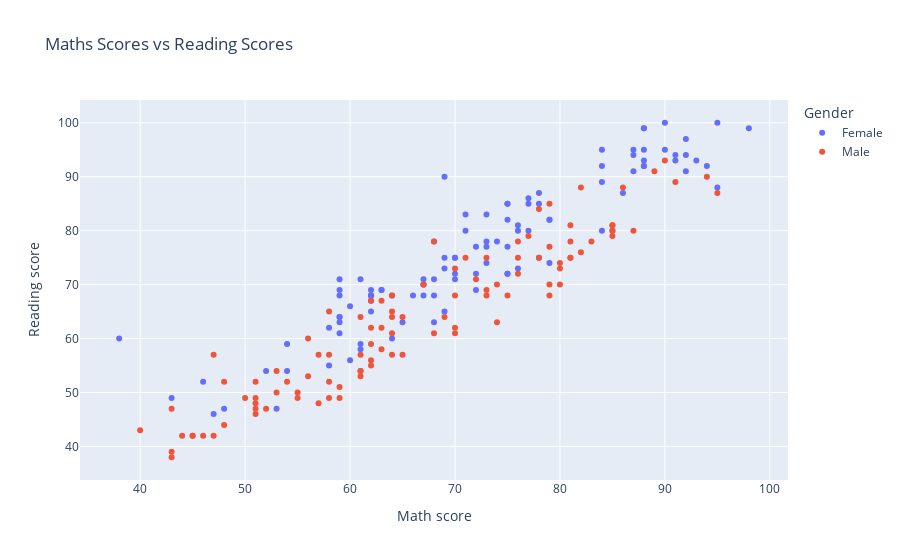

Here is the notebook cell this chart was saved with:
### Markdown cell above
# EDA Through Plots

### Code cell
import plotly.express as px

fig = px.scatter(df, x='Math score', y='Reading score', 
                 color='Gender',title='Maths Scores vs Reading Scores')
fig.show()

### Figure 1 — Plotly figure (JSON) as saved in the notebook; plotly's stock layout.template omitted (floating-point values rounded to 4 significant figures)
{"data": [{"hovertemplate": "Gender=Female<br>Math score=%{x}<br>Reading score=%{y}<extra></extra>", "legendgroup": "Female", "marker": {"color": "#636efa", "symbol": "circle"}, "mode": "markers", "name": "Female", "orientation": "v", "showlegend": true, "type": "scatter", "x": [72, 69, 90, 71, 88, 38, 63, 95, 85, 94, 59, 88, 91, 69, 76, 93, 67, 92, 52, 75, 72, 87, 58, 79, 98, 76, 92, 86, 75, 62, 88, 74, 61, 69, 70, 79, 78, 88, 78, 68, 59, 43, 63, 79, 68, 70, 72, 53, 88, 59, 77, 60, 64, 87, 73, 84, 71, 68, 65, 59, 73, 61, 66, 78, 62, 73, 58, 48, 75, 62, 54, 60, 75, 59, 64, 77, 68, 90, 61, 69, 46, 59, 62, 88, 67, 84, 76, 62, 87, 75, 73, 70, 95, 91, 84, 47, 70, 75, 84, 59, 77, 67, 62, 92, 54], "xaxis": "x", "y": [72, 90, 95, 83, 95, 60, 69, 88, 80, 92, 69, 92, 94, 65, 80, 93, 70, 97, 54, 85, 69, 94, 55, 82, 99, 73, 91, 87, 77, 68, 92, 78, 59, 73, 75, 82, 85, 99, 75, 63, 64, 49, 69, 74, 71, 71, 77, 47, 99, 71, 86, 56, 60, 91, 74, 95, 80, 78, 63, 63, 83, 71, 68, 87, 69, 78, 62, 47, 72, 68, 54, 66, 85, 64, 68, 80, 68, 100, 58, 75, 52, 61, 67, 93, 68, 92, 81, 68, 95, 72, 77, 72, 100, 93, 89, 46, 75, 82, 80, 68, 85, 71, 65, 94, 59], "yaxis": "y"}, {"hovertemplate": "Gender=Male<br>Math score=%{x}<br>Reading score=%{y}<extra></extra>", "legendgroup": "Male", "marker": {"color": "#EF553B", "symbol": "circle"}, "mode": "markers", "name": "Male", "orientation": "v", "showlegend": true, "type": "scatter", "x": [47, 76, 40, 64, 82, 70, 43, 78, 85, 67, 74, 61, 82, 65, 58, 44, 81, 79, 90, 55, 80, 68, 83, 79, 61, 48, 72, 65, 89, 73, 51, 94, 85, 61, 58, 62, 61, 61, 64, 79, 62, 86, 45, 95, 59, 63, 62, 68, 51, 80, 46, 81, 45, 64, 56, 70, 79, 43, 50, 80, 62, 48, 76, 71, 56, 69, 87, 70, 73, 51, 63, 81, 77, 55, 91, 51, 57, 78, 62, 73, 54, 85, 47, 76, 74, 58, 51, 43, 64, 52, 53, 85, 70, 59, 57, 53, 81, 75, 64, 58, 67, 63], "xaxis": "x", "y": [57, 78, 43, 64, 76, 61, 39, 75, 80, 70, 63, 64, 88, 64, 57, 42, 78, 68, 93, 50, 74, 61, 78, 70, 57, 52, 71, 57, 91, 69, 49, 90, 79, 54, 49, 62, 53, 54, 68, 77, 67, 88, 42, 87, 51, 67, 55, 78, 46, 73, 42, 75, 42, 65, 60, 62, 85, 47, 49, 70, 59, 44, 75, 75, 53, 64, 80, 73, 68, 47, 62, 75, 79, 49, 89, 52, 57, 84, 56, 75, 52, 81, 42, 72, 70, 52, 48, 38, 57, 47, 50, 81, 68, 49, 48, 54, 81, 68, 61, 65, 70, 58], "yaxis": "y"}], "layout": {"legend": {"title": {"text": "Gender"}, "tracegroupgap": 0}, "title": {"text": "Maths Scores vs Reading Scores"}, "xaxis": {"anchor": "y", "domain": [0.0, 1.0], "title": {"text": "Math score"}}, "yaxis": {"anchor": "x", "domain": [0.0, 1.0], "title": {"text": "Reading score"}}}}
